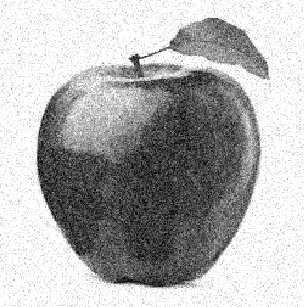
#> input picture images/apple_noise.png, 304 x 307 px
$ python tuto32gaussian_filter.py
#> lines starting #> are read from the running program, lines starting #| are printed output that depends on the picture
# -*- coding: utf-8 -*-
"""
Created on Wed Feb  1 22:23:06 2023

@author: MICRO
"""

import cv2
from skimage import io,img_as_float
from skimage.filters import gaussian

img=img_as_float(io.imread('images/apple_noise.png',as_gray=True))
#> img is the input picture: shape (307, 304) float64; min 0, max 1, mean 0.694
img=img_as_float(io.imread('images/apple_pepper.png',as_gray=True))
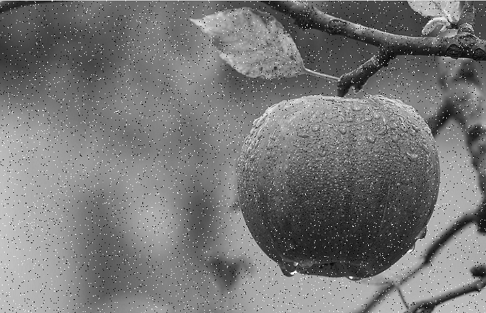
#> input picture images/apple_pepper.png, 486 x 313 px
#> img is the input picture: shape (313, 486) float64; min 0, max 1, mean 0.468

gaus_cv2=cv2.GaussianBlur(img,(3,3),0,borderType=cv2.BORDER_CONSTANT)
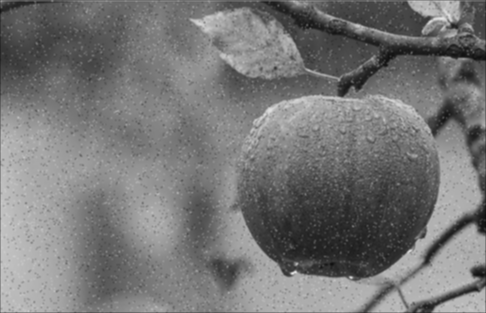
#> gaus_cv2: shape (313, 486) float64; min 0.0574, max 0.9, mean 0.467
gaus_sk=gaussian(img,sigma=1,mode='constant',cval=0.0)

cv2.imshow('Original img',img)
cv2.imshow('Gaussian with cv2',gaus_cv2)
cv2.imshow('Gaussian with scikit image',gaus_sk)

cv2.waitKey(0)
cv2.destroyAllWindows()
